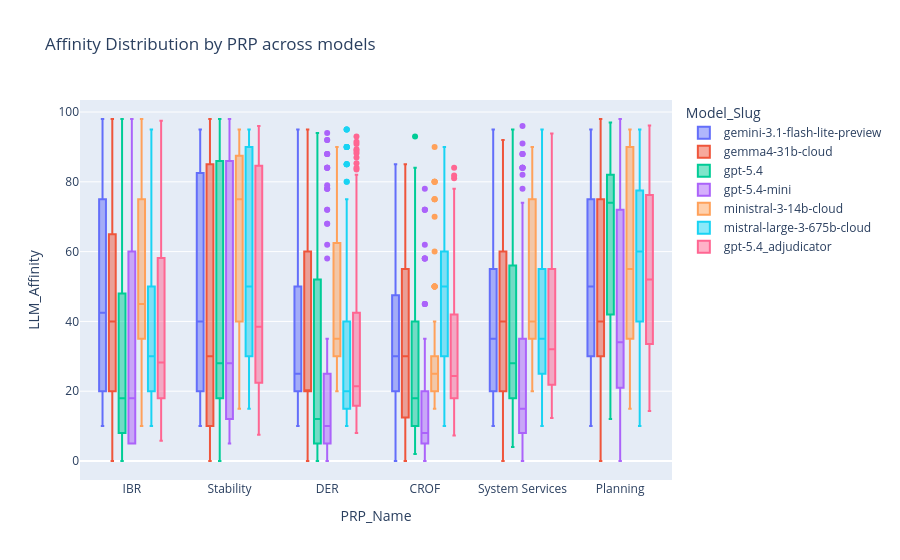

The code cell stored with this chart in its notebook:
### Markdown cell above
# PRP
Affinity level of an **abstract** to each **primary research programme** (PRP)

### Code cell
fig = px.box(
    prp_df,
    color='Model_Slug',
    y='LLM_Affinity',
    x = 'PRP_Name',
    # points = 'all',
    title='Affinity Distribution by PRP across models',
 )
# fig.update_layout(xaxis_title='PRP', yaxis_title='LLM Affinity')
# fig.update_xaxes(tickangle=45)
fig.show()

### Figure 1 — Plotly figure (JSON) as saved in the notebook; plotly's stock layout.template omitted (floating-point values rounded to 4 significant figures; data arrays with more than 128 entries replaced by an {"elided": "..."} marker saying what was removed)
{"data": [{"alignmentgroup": "True", "hovertemplate": "Model_Slug=gemini-3.1-flash-lite-preview<br>PRP_Name=%{x}<br>LLM_Affinity=%{y}<extra></extra>", "legendgroup": "gemini-3.1-flash-lite-preview", "marker": {"color": "#636efa"}, "name": "gemini-3.1-flash-lite-preview", "notched": false, "offsetgroup": "gemini-3.1-flash-lite-preview", "orientation": "v", "showlegend": true, "type": "box", "x": {"elided": "600 str values"}, "x0": " ", "xaxis": "x", "y": {"elided": "600 float values"}, "y0": " ", "yaxis": "y"}, {"alignmentgroup": "True", "hovertemplate": "Model_Slug=gemma4-31b-cloud<br>PRP_Name=%{x}<br>LLM_Affinity=%{y}<extra></extra>", "legendgroup": "gemma4-31b-cloud", "marker": {"color": "#EF553B"}, "name": "gemma4-31b-cloud", "notched": false, "offsetgroup": "gemma4-31b-cloud", "orientation": "v", "showlegend": true, "type": "box", "x": {"elided": "600 str values"}, "x0": " ", "xaxis": "x", "y": {"elided": "600 float values"}, "y0": " ", "yaxis": "y"}, {"alignmentgroup": "True", "hovertemplate": "Model_Slug=gpt-5.4<br>PRP_Name=%{x}<br>LLM_Affinity=%{y}<extra></extra>", "legendgroup": "gpt-5.4", "marker": {"color": "#00cc96"}, "name": "gpt-5.4", "notched": false, "offsetgroup": "gpt-5.4", "orientation": "v", "showlegend": true, "type": "box", "x": {"elided": "600 str values"}, "x0": " ", "xaxis": "x", "y": {"elided": "600 float values"}, "y0": " ", "yaxis": "y"}, {"alignmentgroup": "True", "hovertemplate": "Model_Slug=gpt-5.4-mini<br>PRP_Name=%{x}<br>LLM_Affinity=%{y}<extra></extra>", "legendgroup": "gpt-5.4-mini", "marker": {"color": "#ab63fa"}, "name": "gpt-5.4-mini", "notched": false, "offsetgroup": "gpt-5.4-mini", "orientation": "v", "showlegend": true, "type": "box", "x": {"elided": "600 str values"}, "x0": " ", "xaxis": "x", "y": {"elided": "600 float values"}, "y0": " ", "yaxis": "y"}, {"alignmentgroup": "True", "hovertemplate": "Model_Slug=ministral-3-14b-cloud<br>PRP_Name=%{x}<br>LLM_Affinity=%{y}<extra></extra>", "legendgroup": "ministral-3-14b-cloud", "marker": {"color": "#FFA15A"}, "name": "ministral-3-14b-cloud", "notched": false, "offsetgroup": "ministral-3-14b-cloud", "orientation": "v", "showlegend": true, "type": "box", "x": {"elided": "600 str values"}, "x0": " ", "xaxis": "x", "y": {"elided": "600 float values"}, "y0": " ", "yaxis": "y"}, {"alignmentgroup": "True", "hovertemplate": "Model_Slug=mistral-large-3-675b-cloud<br>PRP_Name=%{x}<br>LLM_Affinity=%{y}<extra></extra>", "legendgroup": "mistral-large-3-675b-cloud", "marker": {"color": "#19d3f3"}, "name": "mistral-large-3-675b-cloud", "notched": false, "offsetgroup": "mistral-large-3-675b-cloud", "orientation": "v", "showlegend": true, "type": "box", "x": {"elided": "600 str values"}, "x0": " ", "xaxis": "x", "y": {"elided": "600 float values"}, "y0": " ", "yaxis": "y"}, {"alignmentgroup": "True", "hovertemplate": "Model_Slug=gpt-5.4_adjudicator<br>PRP_Name=%{x}<br>LLM_Affinity=%{y}<extra></extra>", "legendgroup": "gpt-5.4_adjudicator", "marker": {"color": "#FF6692"}, "name": "gpt-5.4_adjudicator", "notched": false, "offsetgroup": "gpt-5.4_adjudicator", "orientation": "v", "showlegend": true, "type": "box", "x": {"elided": "600 str values"}, "x0": " ", "xaxis": "x", "y": {"elided": "600 float values"}, "y0": " ", "yaxis": "y"}], "layout": {"boxmode": "group", "legend": {"title": {"text": "Model_Slug"}, "tracegroupgap": 0}, "title": {"text": "Affinity Distribution by PRP across models"}, "xaxis": {"anchor": "y", "domain": [0, 1], "title": {"text": "PRP_Name"}}, "yaxis": {"anchor": "x", "domain": [0, 1], "title": {"text": "LLM_Affinity"}}}}
